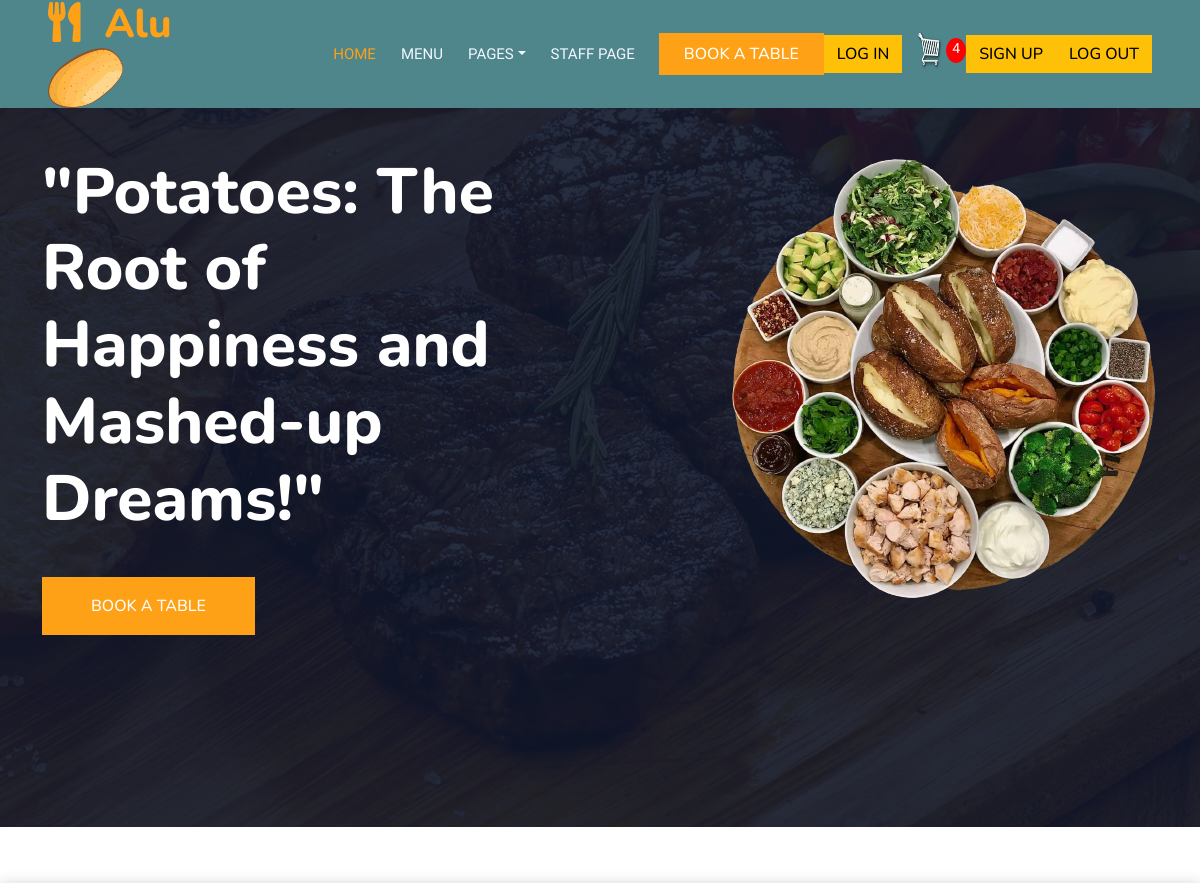
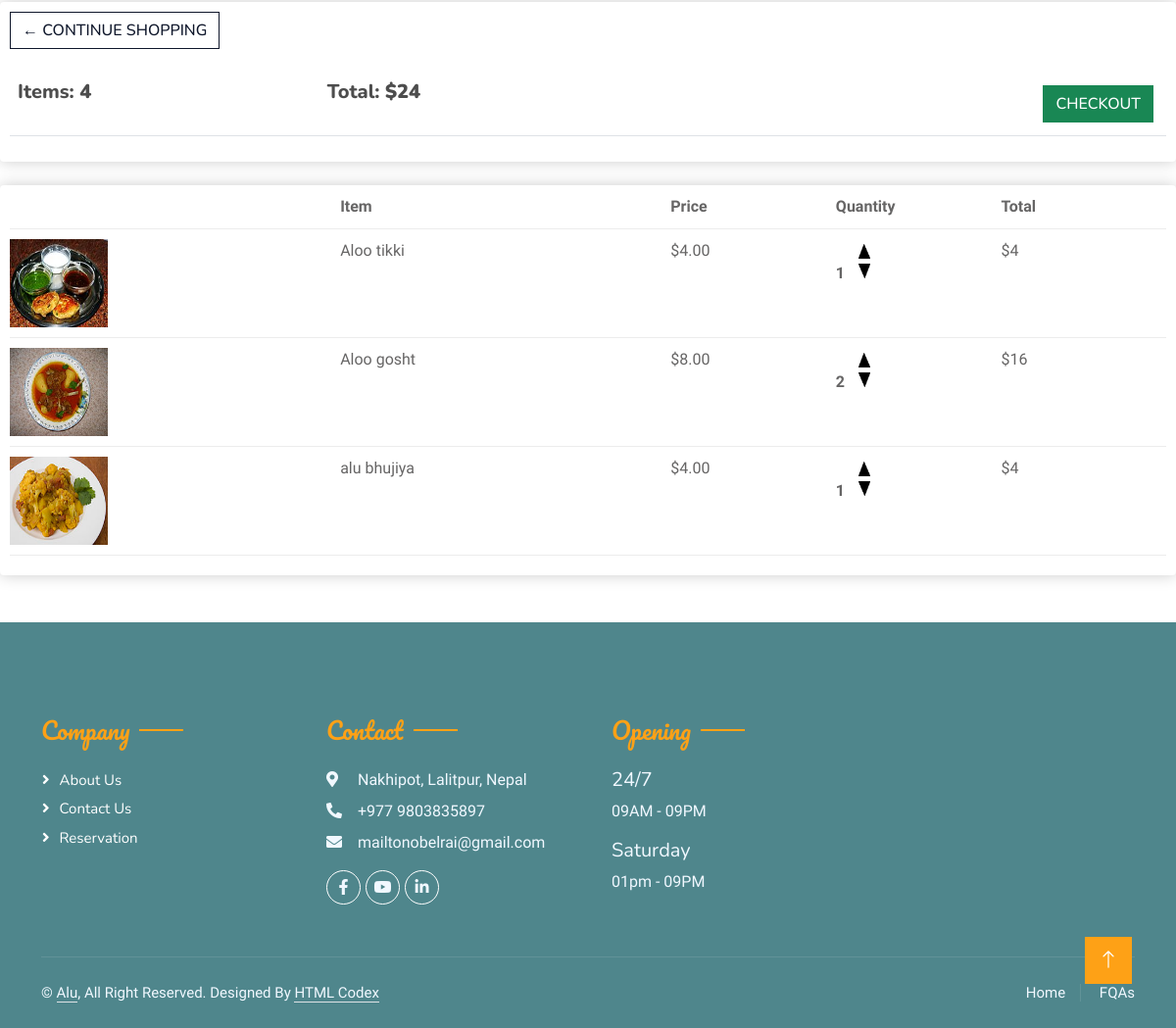
The app's page /cart/ (signed in) with its own data (2 pictures, top to bottom).
### home/models.py (models this page shows, shortened)
class Order(models.Model):
    customer = models.ForeignKey(Customer, on_delete=models.SET_NULL, null=True, blank=True)
    date_ordered = models.DateTimeField(auto_now_add=True)
    complete = models.BooleanField(default=False)
    transaction_id = models.CharField(max_length=100, null=True)
    @property
    def get_cart_total(self):
        order_items = self.orderitem_set.all()
        total = sum([item.get_total for item in order_items])
        return total
    @property
    def get_cart_items(self):
        order_items = self.orderitem_set.all()
        total = sum([item.quantity for item in order_items])
        return total

class OrderItem(models.Model):
    product = models.ForeignKey(Items, on_delete=models.SET_NULL, blank=True, null=True)
    order = models.ForeignKey(Order, on_delete=models.SET_NULL, null=True, blank=True)
    quantity = models.IntegerField(default=0, null=True, blank=True)
    date_added = models.DateTimeField(auto_now_add=True)
    @property
    def get_total(self):
        return self.quantity * self.product.price

class Items(models.Model):
    name = models.CharField(max_length=20)
    price = models.IntegerField()
    image = models.ImageField(null=True, blank=True, upload_to="images/")
    digital = models.BooleanField(default=False)

### home/views.py (the view, shortened to what this page needs)
# urls.py: path("cart/", cart, name="cart"),
def cart(request):
    if request.user.is_authenticated:
        customer = request.user.customer
        order, created = Order.objects.get_or_create(customer=customer, complete=False)
        items = order.orderitem_set.all()
        cart_items = order.get_cart_items
    context = {"items": items, "order": order, "cart_items":cart_items}
    return render(request, 'cart.html', context)

### template/cart.html
{% extends 'base.html' %}
{% load static %}
{% block myblock %}
    <div class="row">
        <div class="col-lg-12">
            <div class="box-element">
                <a class="btn btn-outline-dark" href="{% url 'menu' %}">&#x2190; Continue Shopping</a><br><br>
                <table class="table">
                    <tr>
                        <th><h5>Items: <strong>{{ order.get_cart_items }}</strong></h5></th>
                        <th><h5>Total: <strong>${{ order.get_cart_total }}</strong></h5></th>
                        <th>
                            <a class="btn btn-success" style="float:
                            right; margin: 5px;" href="{% url 'checkout' %}">
                                Checkout
                            </a>
                        </th>
                    </tr>
                </table>
            </div>
            <br>
            <div class="box-element">
                <div class="cart-row">
                    <div style="flex: 2"></div>
                    <div style="flex: 2"><strong>Item</strong></div>
                    <div style="flex: 1"><strong>Price</strong></div>
                    <div style="flex: 1"><strong>Quantity</strong></div>
                    <div style="flex: 1"><strong>Total</strong></div>
                </div>
                {% for item in items %}
                    <div class="cart-row">
                    {% if item.product.image %}
                        <div style="flex: 2"><img class="row-image" src='{{ item.product.image.url }}' style="height: 90px"></div>
                    {% else %}
                        <div style="flex: 2"><img class="row-image" src='{{ item.product.imageURL }}' style="height: 90px"></div>
                    {% endif %}
                        <div style="flex: 2">{{ item.product.name }}</div>
                        <div style="flex: 1">${{ item.product.price|floatformat:2 }}</div>
                        <div style="flex: 1">
                            <p class="quantity">{{ item.quantity }}</p>
                            <div class="quantity">
                                <img data-product='{{ item.product.id }}' class="chg-quantity update-cart" data-action="add"
                                     src="{% static  'img/arrow-up.png' %} "width="15" height="15">
                                <img data-product='{{ item.product.id }}' class="chg-quantity update-cart" data-action="remove"
                                     src="{% static  'img/arrow-down.png' %}"width="15" height="15">
                            </div>
                        </div>
                        <div style="flex: 1">${{item.get_total }}</div>
                    </div>
                {% endfor %}
            </div>
        </div>
    </div>
{% endblock %}

### static/css/style.css (style rules this page uses)
:root { --primary: #FEA116; --light: #F1F8FF; --dark: #0F172B; }
.btn { font-family: 'Nunito', sans-serif; font-weight: 500; text-transform: uppercase; transition: .5s; }

### static/css/main.css (style rules this page uses)
body { background-color: hsl(0, 0%, 98%); }
h1,h2,h3,h4,h5,h6 { color:hsl(0, 0%, 30%); }
.box-element { box-shadow:hsl(0, 0%, 80%) 0 0 16px; background-color: #fff; border-radius: 4px; padding: 10px; }
.col-lg-4, .col-lg-6, .col-lg-8, .col-lg-12 { margin-top: 10px; }
.btn { border-radius: 0; }
.row-image { width: 100px; }
.cart-row { display: flex; align-items: flex-stretch; padding-bottom: 10px; margin-bottom: 10px; border-bottom: 1px solid #ececec; }
.quantity { display: inline-block; font-weight: 700; padding-right:10px; }
.chg-quantity { width: 12px; cursor: pointer; display: block; margin-top: 5px; transition:.1s; }

### records on screen
Order: get_cart_items "4", get_cart_total "24"
OrderItem: product.image (picture), product.name "Aloo tikki", product.price "4.00", quantity "1", get_total "4"
OrderItem: product.image (picture), product.name "Aloo gosht", product.price "8.00", quantity "2", get_total "16"
OrderItem: product.image (picture), product.name "alu bhujiya", product.price "4.00", quantity "1", get_total "4"

### other values on screen
{{ cart_items }} "4"
